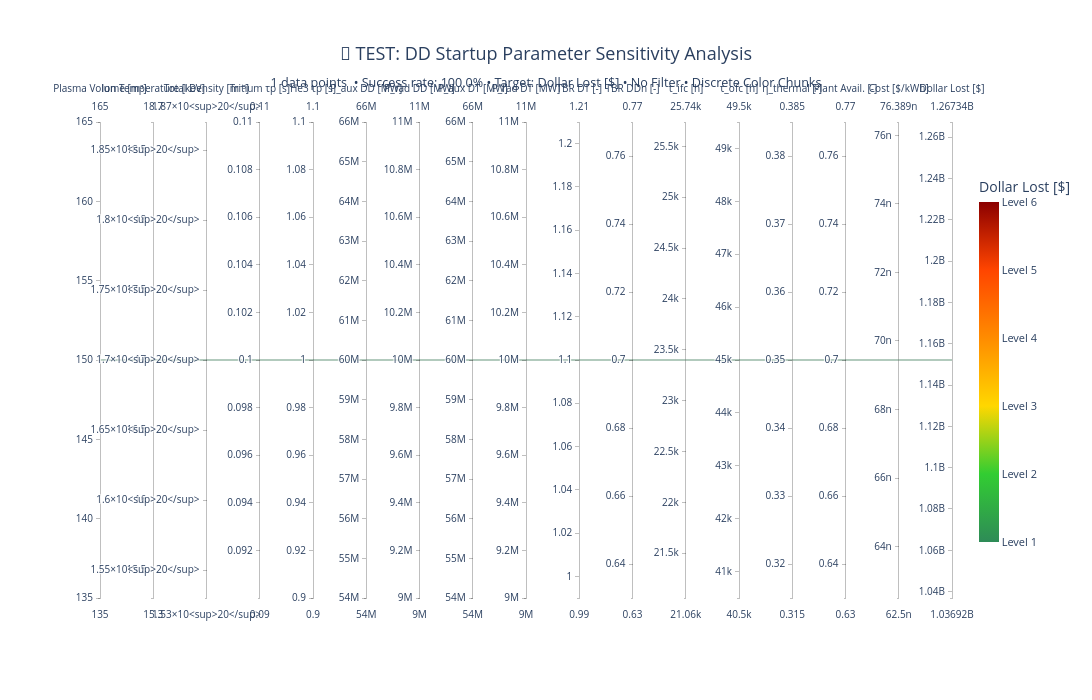

The code cell stored with this chart in its notebook:
### Markdown cell above
## Interactive Target Variable and Filter Testing

Use this cell to quickly test different target variables and filter thresholds:

### Code cell
# =============================================================================
# QUICK TARGET VARIABLE AND FILTER TESTING
# =============================================================================
# Use this cell to quickly test different target variables and filters

# Target variable options (choose one):
test_target = 'Dollar_Lost'     # Economic metric
# test_target = 't_startup'       # Startup time [s]
# test_target = 'Q_DD_total'      # Q factor DD phase
# test_target = 'Q_DT_full_total' # Q factor DT phase
# test_target = 'P_fusion_DD_avg' # Average DD fusion power [MW]
# test_target = 'E_e_net_DD'      # Net DD electric energy [MJ]

# Filter options (choose appropriate values for your target):
test_filter = None           # No filter - show all scenarios

# Example filters for different targets:
# For Dollar_Lost:
# test_filter = 1e7          # ≤ $10M
# test_filter = 5e7          # ≤ $50M  
# test_filter = 1e8          # ≤ $100M

# For t_startup:
# test_filter = 1000         # ≤ 1000 seconds
# test_filter = 3600         # ≤ 1 hour

# For Q factors:
# test_filter = 0.1          # ≥ 0.1 (for Q factors, higher is better)
# test_filter = 0.01         # ≥ 0.01

# For powers/energies:
# test_filter = 10           # ≥ 10 MW or MJ (higher is better)
# test_filter = 50           # ≥ 50 MW or MJ

# Color scheme options:
use_chunks = True            # True for discrete color chunks, False for gradient
num_chunks = 6               # Number of color levels (4-8 recommended)

# Determine filter type
if test_target == 'Dollar_Lost':
    test_filter_type = 'economic'
else:
    test_filter_type = 'metric'

print(f"🔄 Testing configuration:")
print(f"   Target Variable: {test_target}")
print(f"   Filter Value: {test_filter}")
print(f"   Filter Type: {test_filter_type}")
print(f"   Color scheme: {'Discrete chunks' if use_chunks else 'Continuous gradient'}")
print(f"   Number of chunks: {num_chunks if use_chunks else 'N/A'}")

# Create test plot
test_fig, test_data, test_chunks = create_paracoords_plot(
    df,
    target_var=test_target,
    filter_value=test_filter,
    filter_type=test_filter_type,
    use_discrete_colors=use_chunks,
    n_chunks=num_chunks
)

if test_fig is not None:
    # Add "TEST" to the title
    current_title = test_fig.layout.title.text
    test_fig.update_layout(
        title=dict(
            text=current_title.replace("DD Startup Parameter", "🧪 TEST: DD Startup Parameter"),
            x=0.5,
            font=dict(size=18)
        )
    )
    
    test_fig.show()
    
    print(f"\n✅ Test plot created successfully!")
    print(f"   Target: {test_target}")
    print(f"   Scenarios shown: {len(test_data)}")
    
    if use_chunks and test_chunks:
        print(f"   Color chunks: {len(test_chunks)} levels")
    
    print(f"\n💡 If you like this configuration:")
    print(f"   1. Copy the settings to the main configuration section")
    print(f"   2. Update: TARGET_VARIABLE = '{test_target}'")
    if test_target == 'Dollar_Lost':
        print(f"   3. Update: ECONOMIC_FILTER = {test_filter}")
    else:
        print(f"   3. Update: METRIC_FILTER = {test_filter}")
    print(f"   4. Update: USE_DISCRETE_COLORS = {use_chunks}")
    print(f"   5. Update: N_COLOR_CHUNKS = {num_chunks}")
    print(f"   6. Re-run the main plotting cell")

else:
    print("❌ Test configuration failed. Try adjusting the filter threshold.")
    
    # Show target variable statistics for guidance
    if test_target in df.columns:
        target_vals = df[test_target][np.isfinite(df[test_target])]
        if len(target_vals) > 0:
            print(f"\n📊 {test_target} statistics:")
            print(f"   Min: {target_vals.min():.2e}")
            print(f"   Median: {target_vals.median():.2e}")
            print(f"   Max: {target_vals.max():.2e}")

print(f"\n🎨 Target Variable Guide:")
print(f"   • Dollar_Lost: Economic performance (lower = better)")
print(f"   • t_startup: Time to reach DT ignition (lower = better)")
print(f"   • Q_DD_total, Q_DT_full_total: Q factors (higher = better)")
print(f"   • P_fusion_*_avg: Fusion powers (higher = better)")
print(f"   • E_*: Energies (context dependent)")
print(f"   • n_T_final: Final tritium density (context dependent)")

print(f"\n💡 Filter Guidelines:")
print(f"   • 'Lower is better' metrics: filter shows values ≤ threshold")
print(f"   • 'Higher is better' metrics: filter shows values ≥ threshold")
print(f"   • Set filter = None to see all scenarios")

### Figure 1 — Plotly figure (JSON) as saved in the notebook; plotly's stock layout.template omitted (floating-point values rounded to 4 significant figures)
{"data": [{"dimensions": [{"label": "Plasma Volume [m³]", "range": [150, 150], "values": [150.0]}, {"label": "Ion Temperature [keV]", "range": [17, 17], "values": [17.0]}, {"label": "Total Density [m⁻³]", "range": [170000000000000000000, 170000000000000000000], "values": [1.7e+20]}, {"label": "Tritium τp [s]", "range": [0.1, 0.1], "values": [0.1]}, {"label": "He3 τp [s]", "range": [1, 1], "values": [1.0]}, {"label": "P_aux DD [MW]", "range": [60000000, 60000000], "values": [60000000.0]}, {"label": "P_rad DD [MW]", "range": [10000000, 10000000], "values": [10000000.0]}, {"label": "P_aux DT [MW]", "range": [60000000, 60000000], "values": [60000000.0]}, {"label": "P_rad DT [MW]", "range": [10000000, 10000000], "values": [10000000.0]}, {"label": "TBR DT [-]", "range": [1.1, 1.1], "values": [1.1]}, {"label": "TBR DDn [-]", "range": [0.7, 0.7], "values": [0.7]}, {"label": "τ_ifc [h]", "range": [23400, 23400], "values": [23400.0]}, {"label": "τ_ofc [h]", "range": [45000, 45000], "values": [45000.0]}, {"label": "η_thermal [-]", "range": [0.35, 0.35], "values": [0.35]}, {"label": "Plant Avail. [-]", "range": [0.7, 0.7], "values": [0.7]}, {"label": "Cost [$/kWh]", "range": [6.944e-08, 6.944e-08], "values": [6.944e-08]}, {"label": "Dollar Lost [$]", "range": [1152000000.0, 1152000000.0], "values": [1152000000.0]}], "line": {"cmax": 5, "cmin": 0, "color": [0.0], "colorbar": {"len": 0.8, "thickness": 20, "tickfont": {"size": 11}, "tickmode": "array", "ticktext": ["Level 1", "Level 2", "Level 3", "Level 4", "Level 5", "Level 6"], "tickvals": [0, 1, 2, 3, 4, 5], "title": {"font": {"size": 14}, "text": "Dollar Lost [$]"}}, "colorscale": [[0, "#2E8B57"], [0, "#2E8B57"], [0.2, "#32CD32"], [0.2, "#32CD32"], [0.4, "#FFD700"], [0.4, "#FFD700"], [0.6, "#FF8C00"], [0.6, "#FF8C00"], [0.8, "#FF4500"], [0.8, "#FF4500"], [1, "#8B0000"], [1, "#8B0000"]], "showscale": true}, "type": "parcoords"}], "layout": {"font": {"size": 12}, "height": 700, "margin": {"b": 100, "l": 100, "r": 120, "t": 120}, "paper_bgcolor": "white", "plot_bgcolor": "white", "title": {"font": {"size": 18}, "text": "🧪 TEST: DD Startup Parameter Sensitivity Analysis<br><sub>1 data points  • Success rate: 100.0% • Target: Dollar Lost [$] • No Filter • Discrete Color Chunks</sub>", "x": 0.5}, "width": 1400}}
